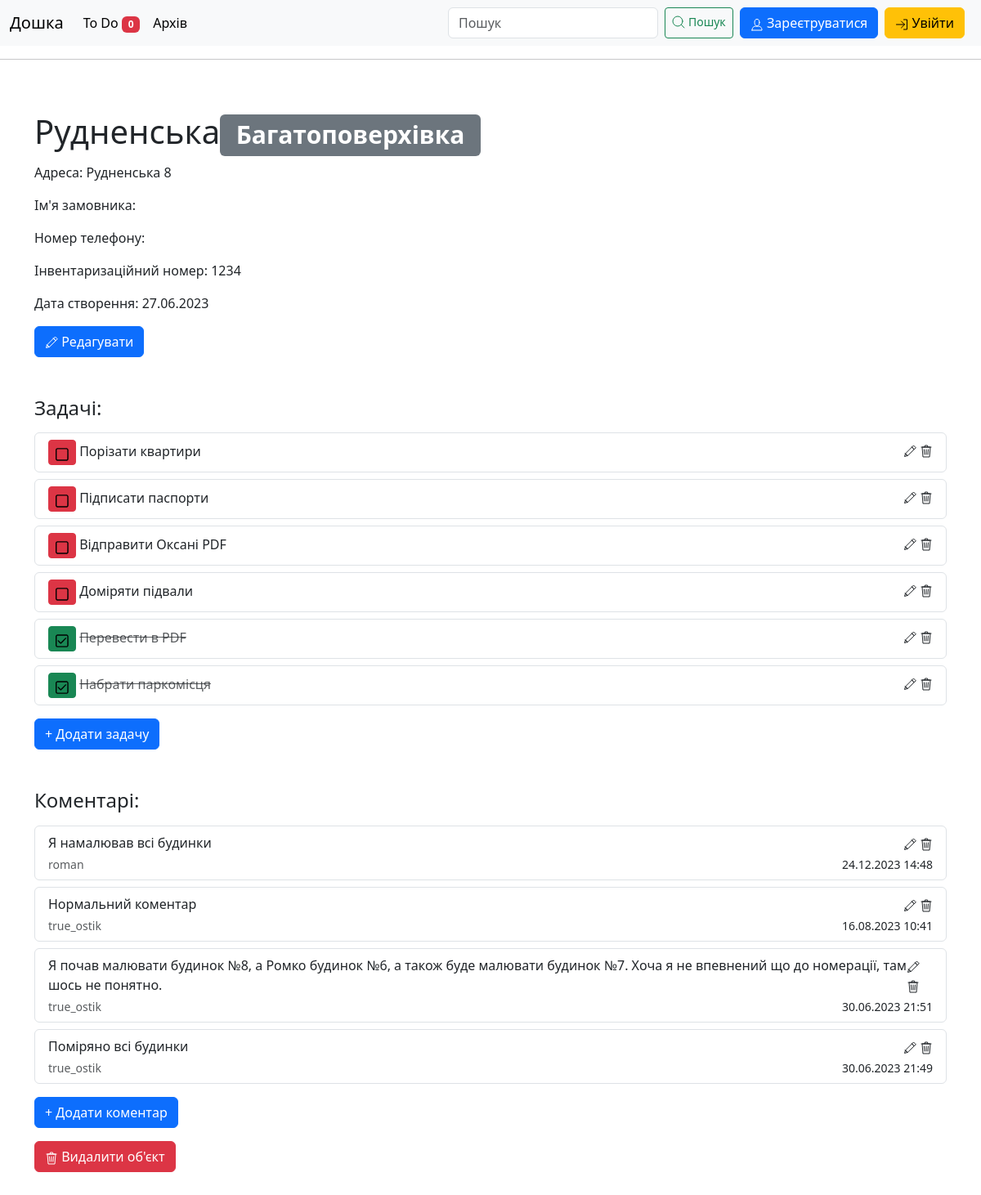
The app's page /subject/1/, older data.
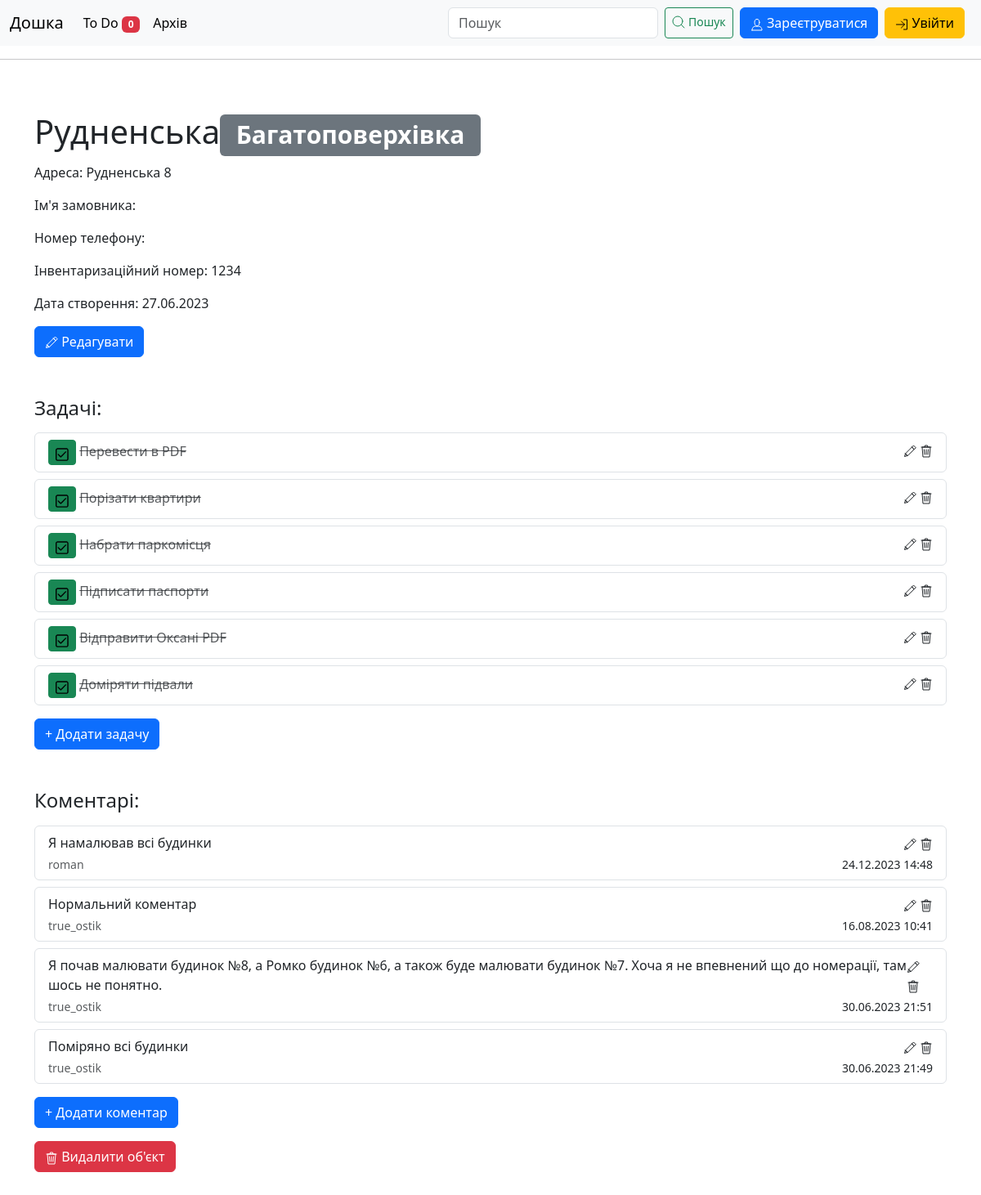
The same page, newer data.
### bord/models.py (models this page shows)
class Subtask (models.Model):
    subject = models.ForeignKey(Subject, on_delete=models.CASCADE)
    text = models.TextField()
    done = models.BooleanField(default=False)
    def __str__(self):
        return self.text

class Comment(models.Model):
    subject = models.ForeignKey(Subject, on_delete=models.CASCADE)
    text = models.TextField()
    date_added = models.DateTimeField(auto_now_add=True)
    author = models.ForeignKey(User, on_delete=models.CASCADE)
    def __str__(self):
        if len(self.text) < 500:
            return self.text
        else:
            return f"{self.text[:500]}..."

### bord/views.py (the view)
# urls.py: path('subject/<int:subject_id>/', views.subject_view, name='subject'),
def subject_view(request, subject_id):
    subject = Subject.objects.get(id=subject_id)
    comments = subject.comment_set.order_by('-date_added')
    subtasks = subject.subtask_set.order_by('done')
    context = {'subject': subject, 'comments': comments, 'subtasks': subtasks}
    return render(request, 'bord/subject.html', context)

### bord/models.py (called while the page is built)
    def __str__(self):
        return self.name

### bord/templatetags/todo_templatetags.py (called while the page is built)
@register.filter
def unfinished_tasks_count(user):
    if user.is_authenticated:
        return Task.objects.filter(user=user, done=False).count()
    return 0

### bord/templates/bord/subject.html (shortened to what this page needs)
{% extends "bord/base.html" %}
{% block content %}
    <h1>{{ subject }}<span class="badge bg-secondary">{{ subject.get_type_display }}</span></h1>
    <p> Адреса: {{ subject.address }}</p>
    <p> Ім'я замовника: {{ subject.client_name }}</p>
    <p> Номер телефону: {{ subject.client_number }}</p>
    <p> Інвентаризаційний номер: {{ subject.invent_number }}</p>
    <p> Дата створення: {{ subject.date_added|date:'d.m.Y' }}</p>
    <a class="btn btn-primary" href="{% url 'bord:edit_subject' subject.id %}"><svg class="bi" width="16" height="16"><use xlink:href="#i-edit"></use></svg> Редагувати</a>
    <h4 class="mt-5">Задачі:</h4>
    {% for subtask in subtasks %}
        <ul class="list-group">
          <li class="list-group-item mt-2" aria-current="true">
            <div class="d-flex w-100 justify-content-between">
                {% if subtask.done %}
                    <div>
                      <a class="btn btn-success btn-sm" href="{% url 'bord:check_subtask' subtask.id %}"><svg class="bi" width="16" height="16"><use xlink:href="#done"></use></svg></a>
                      <del class="text-muted">{{ subtask }}</del>
                    </div>
                {% else %}
                    <div>
                      <a class="btn btn-danger btn-sm" href="{% url 'bord:check_subtask' subtask.id %}"><svg class="bi" width="16" height="16"><use xlink:href="#empty"></use></svg></a>
                      {{ subtask }}
                    </div>
                {% endif %}
                <div>
                    <a href="{% url 'bord:edit_subtask' subtask.id %}"><svg class="bi" width="16" height="16"><use xlink:href="#i-edit"></use></svg></a>
                    <svg class="bi" width="16" height="16" data-bs-toggle="modal" data-bs-target="#deleteSubtaskModal{{ subtask.id }}"><use xlink:href="#i-trash"></use></svg>
                </div>
            </div>
          </li>
        </ul>
    {% empty %}
        <p>Нема задач</p>
    {% endfor %}
    <a class="btn btn-primary mt-3" href="{% url 'bord:new_subtask' subject.id %}">+ Додати задачу</a>
    <h4 class="mt-5">Коментарі:</h4>
    {% for comment in comments %}
        <ul class="list-group">
          <li class="list-group-item mt-2" aria-current="true">
            <div class="d-flex w-100 justify-content-between">
              <p class="mb-1">{{ comment }}</p>
                <div>
                    <a href="{% url 'bord:edit_comment' comment.id %}"><svg class="bi" width="16" height="16"><use xlink:href="#i-edit"></use></svg></a>
                    <svg class="bi" width="16" height="16" data-bs-toggle="modal" data-bs-target="#deleteCommentModal{{ comment.id }}"><use xlink:href="#i-trash"></use></svg>
                </div>
            </div>
            <div class="d-flex w-100 justify-content-between">
                <small class="text-muted">{{ comment.author }}</small>
                <small>{{ comment.date_added|date:'d.m.Y H:i' }}</small>
            </div>
          </li>
        </ul>
    {% empty %}
        <p>Нема коментарів</p>
    {% endfor %}
    <a class="btn btn-primary mt-3" href="{% url 'bord:new_comment' subject.id %}">+ Додати коментар</a><br>
    <button type="button" class="btn btn-danger mt-3" data-bs-toggle="modal" data-bs-target="#deleteSubjectModal">
      <svg class="bi" width="16" height="16"><use xlink:href="#i-trash"></use></svg> Видалити об'єкт
    </button>
{% endblock content %}

Row changes from the older to the newer data that the page shows:
shown differently, row unchanged: Subtask "Перевести в PDF": moves up the list
changed Subtask "Порізати квартири": done False → True (drawn)
shown differently, row unchanged: Subtask "Набрати паркомісця": moves up the list
changed Subtask "Підписати паспорти": done False → True (drawn)
changed Subtask "Відправити Оксані PDF": done False → True (drawn)
changed Subtask "Доміряти підвали": done False → True (drawn)
